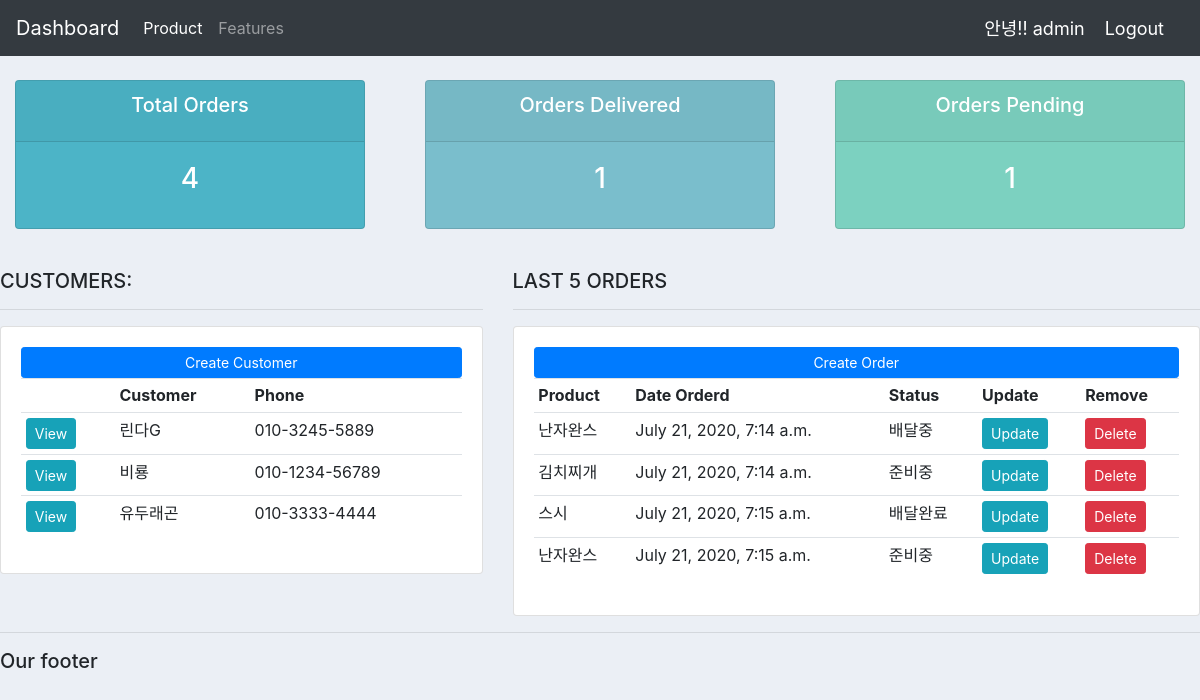
The app's page / (signed in) with its own data.
### accounts/models.py (models this page shows, shortened)
class Customer(models.Model):
    name = models.CharField(max_length=200, null=True)
    phone = models.CharField(max_length=200, null=True)
    email = models.CharField(max_length=200, null=True)
    date_created = models.DateTimeField(auto_created=True, null=True)

class Order(models.Model):
    STATUS = (
        ('준비중','준비중'),
        ('배달중', '배달중'),
        ('배달완료','배달완료'),
    )
    customer = models.ForeignKey(Customer, null=True, on_delete= models.SET_NULL)
    product = models.ForeignKey(Product, null=True, on_delete= models.SET_NULL)
    date_created = models.DateTimeField(auto_now_add=True, null=True)
    status = models.CharField(max_length=200, null=True, choices=STATUS)

class Product(models.Model):
    CATEGORY = (
        ('한식','한식'),
        ('중식','중식'),
        ('일식','일식'),
        )
    menu = models.CharField(max_length=200, null=True)
    price = models.FloatField(null=True)
    category = models.CharField(max_length=200, null=True, choices=CATEGORY)
    descrption = models.CharField(max_length=200, null=True, blank=True)
    date_created = models.DateTimeField(auto_now_add=True, null=True)
    def __str__(self):
        return self.menu

### accounts/views.py (the view)
# urls.py: path('', views.home, name="home"),
@login_required(login_url='login')
def home(request):
    orders = Order.objects.all()
    customers = Customer.objects.all()
    total_customers = customers.count()
    total_orders = orders.count()
    delivered = orders.filter(status='배달완료').count()
    pending = orders.filter(status='배달중').count()
    context = {'orders':orders, 'customers':customers,
	'total_orders':total_orders,'delivered':delivered,
	'pending':pending }
    return render(request, 'accounts/dashboard.html',context)

### accounts/templates/accounts/dashboard.html
{%  extends 'accounts/main.html' %}
{% block content %}
{%  include 'accounts/status.html' %}
<br>
<div class="row">
	<div class="col-md-5">
		<h5>CUSTOMERS:</h5>
		<hr>
		<div class="card card-body">
			<a class="btn btn-primary  btn-sm btn-block" href="">Create Customer</a>
			<table class="table table-sm">
				<tr>
					<th></th>
					<th>Customer</th>
					<th>Phone</th>
				</tr>
				{% for customer in customers %}
					<tr>
						<td><a class="btn btn-sm btn-info" href="{% url 'customer' customer.id %}">View</a></td>
						<td>{{customer.name}}</td>
						<td>{{customer.phone}}</td>
					</tr>
				{% endfor %}
			</table>
		</div>
	</div>
	<div class="col-md-7">
		<h5>LAST 5 ORDERS</h5>
		<hr>
		<div class="card card-body">
			<a class="btn btn-primary  btn-sm btn-block" href="{% url 'create_order' %}">Create Order</a>
			<table class="table table-sm">
				<tr>
					<th>Product</th>
					<th>Date Orderd</th>
					<th>Status</th>
					<th>Update</th>
					<th>Remove</th>
				</tr>
				{% for order in orders %}
					<tr>
						<td>{{order.product}}</td>
						<td>{{order.date_created}}</td>
						<td>{{order.status}}</td>
						<td><a class="btn btn-sm btn-info" href="{% url 'update_order' order.id %}">Update</a></td>
						<td><a class="btn btn-sm btn-danger" href="{% url 'delete_order' order.id %}">Delete</a></td>
					</tr>
				{% endfor %}
			</table>
		</div>
	</div>
</div>
{% endblock %}

### accounts/templates/accounts/main.html (shortened to what this page needs)
<!DOCTYPE html>
<html lang="en">
<head>
    <link rel="stylesheet" href="https://maxcdn.bootstrapcdn.com/bootstrap/4.0.0/css/bootstrap.min.css">
</head>
<body>
    {%  include 'accounts/navbar.html' %}
    {% block content %}
    {% endblock %}
    <hr>
    <h5>Our footer</h5>
</body>
</html>

### accounts/templates/accounts/navbar.html (shortened to what this page needs)
<nav class="navbar navbar-expand-lg navbar-dark bg-dark">
  <a class="navbar-brand" href="#">Dashboard</a>
  <div class="collapse navbar-collapse" id="navbarNav">
    <ul class="navbar-nav">
      <li class="nav-item active">
        <a class="nav-link" href="{% url 'products'%} ">Product<span class="sr-only">(current)</span></a>
      </li>
      <li class="nav-item">
        <a class="nav-link" href="#">Features</a>
      </li>
    </ul>
  </div>
  <span class="hello-msg">안녕!! {{request.user}}</span>
  <span ><a  class="hello-msg" href="{% url 'logout' %}">Logout</a></span>
</nav>

### accounts/templates/accounts/status.html
<br>
<div class="row">
	<div class="col">
		<div class="col-md">
			<div class="card text-center text-white  mb-3" id="total-orders">
			  	<div class="card-header">
			  		<h5 class="card-title">Total Orders</h5>
			  	</div>
			  	<div class="card-body">
			    	<h3 class="card-title">{{total_orders}}</h3>
			  	</div>
			</div>
		</div>
	</div>
	<div class="col">
		<div class="col-md">
			<div class="card text-center text-white  mb-3" id="orders-delivered">
			  	<div class="card-header">
			  		<h5 class="card-title">Orders Delivered</h5>
			  	</div>
			  	<div class="card-body">
			    	<h3 class="card-title">{{delivered}}</h3>
			  	</div>
			</div>
		</div>
	</div>
	<div class="col">
		<div class="col-md">
			<div class="card text-center text-white  mb-3" id="orders-pending">
			  	<div class="card-header">
			  		<h5 class="card-title">Orders Pending</h5>
			  	</div>
			  	<div class="card-body">
			    	<h3 class="card-title">{{pending}}</h3>
			  	</div>
			</div>
		</div>
	</div>
</div>

### accounts/templates/accounts/main.html (style rules this page uses)
body { background-color: #ebeff5; }
#total-orders { background-color: #4cb4c7; }
#orders-delivered { background-color: #7abecc; }
#orders-pending { background-color: #7CD1C0; }

### accounts/templates/accounts/navbar.html (style rules this page uses)
.hello-msg { font-size: 18px; color : #fff; margin-right: 20px; }

### records on screen
Customer: name "린다G", phone "010-3245-5889"
Customer: name "비룡", phone "010-1234-56789"
Customer: name "유두래곤", phone "010-3333-4444"
Order: product "난자완스", date_created "July 21, 2020, 7:14 a.m.", status "배달중"
Order: product "김치찌개", date_created "July 21, 2020, 7:14 a.m.", status "준비중"
Order: product "스시", date_created "July 21, 2020, 7:15 a.m.", status "배달완료"
Order: product "난자완스", date_created "July 21, 2020, 7:15 a.m.", status "준비중"

### other values on screen
{{ request.user }} "admin"
{{ total_orders }} "4"
{{ delivered }} "1"
{{ pending }} "1"
